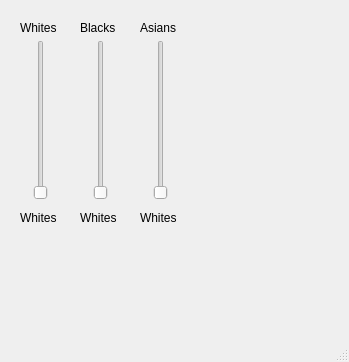
<?xml version="1.0" encoding="UTF-8"?>
<ui version="4.0">
 <class>MainWindow</class>
 <widget class="QMainWindow" name="MainWindow">
  <property name="geometry">
   <rect>
    <x>0</x>
    <y>0</y>
    <width>349</width>
    <height>362</height>
   </rect>
  </property>
  <property name="windowTitle">
   <string>MainWindow</string>
  </property>
  <widget class="QWidget" name="centralwidget">
   <widget class="QSlider" name="whiteSlider">
    <property name="geometry">
     <rect>
      <x>30</x>
      <y>40</y>
      <width>22</width>
      <height>160</height>
     </rect>
    </property>
    <property name="orientation">
     <enum>Qt::Vertical</enum>
    </property>
   </widget>
   <widget class="QSlider" name="blackSlider">
    <property name="geometry">
     <rect>
      <x>90</x>
      <y>40</y>
      <width>22</width>
      <height>160</height>
     </rect>
    </property>
    <property name="orientation">
     <enum>Qt::Vertical</enum>
    </property>
   </widget>
   <widget class="QLabel" name="label">
    <property name="geometry">
     <rect>
      <x>20</x>
      <y>20</y>
      <width>41</width>
      <height>16</height>
     </rect>
    </property>
    <property name="text">
     <string>Whites</string>
    </property>
   </widget>
   <widget class="QLabel" name="label_2">
    <property name="geometry">
     <rect>
      <x>80</x>
      <y>20</y>
      <width>41</width>
      <height>16</height>
     </rect>
    </property>
    <property name="text">
     <string>Blacks</string>
    </property>
   </widget>
   <widget class="QLabel" name="label_3">
    <property name="geometry">
     <rect>
      <x>140</x>
      <y>20</y>
      <width>41</width>
      <height>16</height>
     </rect>
    </property>
    <property name="text">
     <string>Asians</string>
    </property>
   </widget>
   <widget class="QSlider" name="asianSlider">
    <property name="geometry">
     <rect>
      <x>150</x>
      <y>40</y>
      <width>22</width>
      <height>160</height>
     </rect>
    </property>
    <property name="orientation">
     <enum>Qt::Vertical</enum>
    </property>
   </widget>
   <widget class="QLabel" name="whiteLabel">
    <property name="geometry">
     <rect>
      <x>20</x>
      <y>210</y>
      <width>41</width>
      <height>16</height>
     </rect>
    </property>
    <property name="text">
     <string>Whites</string>
    </property>
   </widget>
   <widget class="QLabel" name="blackLabel">
    <property name="geometry">
     <rect>
      <x>80</x>
      <y>210</y>
      <width>41</width>
      <height>16</height>
     </rect>
    </property>
    <property name="text">
     <string>Whites</string>
    </property>
   </widget>
   <widget class="QLabel" name="asianLabel">
    <property name="geometry">
     <rect>
      <x>140</x>
      <y>210</y>
      <width>41</width>
      <height>16</height>
     </rect>
    </property>
    <property name="text">
     <string>Whites</string>
    </property>
   </widget>
  </widget>
  <widget class="QMenuBar" name="menubar">
   <property name="geometry">
    <rect>
     <x>0</x>
     <y>0</y>
     <width>349</width>
     <height>22</height>
    </rect>
   </property>
  </widget>
  <widget class="QStatusBar" name="statusbar"/>
 </widget>
 <resources/>
 <connections/>
</ui>
